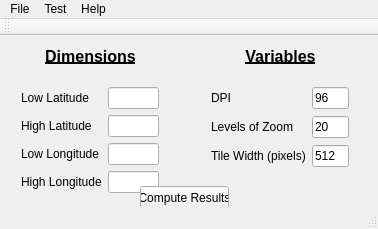
<?xml version="1.0" encoding="UTF-8"?>
<ui version="4.0">
 <class>MainWindow</class>
 <widget class="QMainWindow" name="MainWindow">
  <property name="geometry">
   <rect>
    <x>0</x>
    <y>0</y>
    <width>378</width>
    <height>229</height>
   </rect>
  </property>
  <property name="windowTitle">
   <string>Tile Cache</string>
  </property>
  <property name="windowIcon">
   <iconset>
    <normaloff>../MBR/Map.ico</normaloff>../MBR/Map.ico</iconset>
  </property>
  <widget class="QWidget" name="centralWidget">
   <widget class="QWidget" name="formLayoutWidget">
    <property name="geometry">
     <rect>
      <x>10</x>
      <y>40</y>
      <width>160</width>
      <height>137</height>
     </rect>
    </property>
    <layout class="QFormLayout" name="formLayout">
     <item row="2" column="0">
      <widget class="QLabel" name="highLatLabel">
       <property name="text">
        <string>High Latitude</string>
       </property>
      </widget>
     </item>
     <item row="2" column="1">
      <widget class="QLineEdit" name="highLatBox"/>
     </item>
     <item row="1" column="0">
      <widget class="QLabel" name="lowLatLabel">
       <property name="text">
        <string>Low Latitude</string>
       </property>
      </widget>
     </item>
     <item row="1" column="1">
      <widget class="QLineEdit" name="lowLatBox"/>
     </item>
     <item row="3" column="1">
      <widget class="QLineEdit" name="lowLongBox"/>
     </item>
     <item row="3" column="0">
      <widget class="QLabel" name="lowLongLabel">
       <property name="text">
        <string>Low Longitude</string>
       </property>
      </widget>
     </item>
     <item row="4" column="1">
      <widget class="QLineEdit" name="highLongBox"/>
     </item>
     <item row="4" column="0">
      <widget class="QLabel" name="highLongLabel">
       <property name="text">
        <string>High Longitude</string>
       </property>
      </widget>
     </item>
    </layout>
   </widget>
   <widget class="QWidget" name="formLayoutWidget_2">
    <property name="geometry">
     <rect>
      <x>200</x>
      <y>40</y>
      <width>160</width>
      <height>131</height>
     </rect>
    </property>
    <layout class="QFormLayout" name="formLayout_2">
     <property name="fieldGrowthPolicy">
      <enum>QFormLayout::AllNonFixedFieldsGrow</enum>
     </property>
     <property name="verticalSpacing">
      <number>7</number>
     </property>
     <item row="0" column="0">
      <widget class="QLabel" name="dpiLabel">
       <property name="text">
        <string>DPI</string>
       </property>
      </widget>
     </item>
     <item row="0" column="1">
      <widget class="QLineEdit" name="dpiBox">
       <property name="text">
        <string>96</string>
       </property>
      </widget>
     </item>
     <item row="1" column="0">
      <widget class="QLabel" name="zoomLabel">
       <property name="text">
        <string>Levels of Zoom</string>
       </property>
      </widget>
     </item>
     <item row="1" column="1">
      <widget class="QLineEdit" name="zoomBox">
       <property name="text">
        <string>20</string>
       </property>
      </widget>
     </item>
     <item row="2" column="0">
      <widget class="QLabel" name="pixLabel">
       <property name="text">
        <string>Tile Width (pixels)</string>
       </property>
      </widget>
     </item>
     <item row="2" column="1">
      <widget class="QLineEdit" name="pixBox">
       <property name="text">
        <string>512</string>
       </property>
      </widget>
     </item>
    </layout>
   </widget>
   <widget class="QLabel" name="label">
    <property name="geometry">
     <rect>
      <x>10</x>
      <y>10</y>
      <width>161</width>
      <height>20</height>
     </rect>
    </property>
    <property name="font">
     <font>
      <pointsize>12</pointsize>
      <weight>75</weight>
      <bold>true</bold>
      <underline>true</underline>
     </font>
    </property>
    <property name="text">
     <string>Dimensions</string>
    </property>
    <property name="alignment">
     <set>Qt::AlignCenter</set>
    </property>
   </widget>
   <widget class="QLabel" name="label_2">
    <property name="geometry">
     <rect>
      <x>200</x>
      <y>10</y>
      <width>161</width>
      <height>20</height>
     </rect>
    </property>
    <property name="font">
     <font>
      <pointsize>12</pointsize>
      <weight>75</weight>
      <bold>true</bold>
      <underline>true</underline>
     </font>
    </property>
    <property name="text">
     <string>Variables</string>
    </property>
    <property name="alignment">
     <set>Qt::AlignCenter</set>
    </property>
   </widget>
   <widget class="QPushButton" name="resultsButton">
    <property name="geometry">
     <rect>
      <x>140</x>
      <y>150</y>
      <width>89</width>
      <height>23</height>
     </rect>
    </property>
    <property name="text">
     <string>Compute Results</string>
    </property>
   </widget>
  </widget>
  <widget class="QMenuBar" name="menuBar">
   <property name="geometry">
    <rect>
     <x>0</x>
     <y>0</y>
     <width>378</width>
     <height>20</height>
    </rect>
   </property>
   <widget class="QMenu" name="menuTile_Cache">
    <property name="title">
     <string>File</string>
    </property>
    <addaction name="resetButton"/>
    <addaction name="actionExit"/>
   </widget>
   <widget class="QMenu" name="menuTest">
    <property name="title">
     <string>Test</string>
    </property>
    <addaction name="testBrazil"/>
    <addaction name="testWorld"/>
    <addaction name="testUSA"/>
    <addaction name="testAK"/>
   </widget>
   <widget class="QMenu" name="menuHelp">
    <property name="title">
     <string>Help</string>
    </property>
   </widget>
   <addaction name="menuTile_Cache"/>
   <addaction name="menuTest"/>
   <addaction name="menuHelp"/>
  </widget>
  <widget class="QToolBar" name="mainToolBar">
   <property name="enabled">
    <bool>false</bool>
   </property>
   <attribute name="toolBarArea">
    <enum>TopToolBarArea</enum>
   </attribute>
   <attribute name="toolBarBreak">
    <bool>false</bool>
   </attribute>
  </widget>
  <widget class="QStatusBar" name="statusBar"/>
  <action name="resetButton">
   <property name="text">
    <string>Reset</string>
   </property>
  </action>
  <action name="actionExit">
   <property name="text">
    <string>Exit</string>
   </property>
  </action>
  <action name="test10">
   <property name="text">
    <string>10 Level 45 lat 80 long</string>
   </property>
  </action>
  <action name="testBrazil">
   <property name="text">
    <string>Test Brazil</string>
   </property>
  </action>
  <action name="testWorld">
   <property name="text">
    <string>Test World</string>
   </property>
  </action>
  <action name="testUSA">
   <property name="text">
    <string>Test USA</string>
   </property>
  </action>
  <action name="testAK">
   <property name="text">
    <string>Test AK</string>
   </property>
  </action>
  <action name="actionJust_Kidding">
   <property name="text">
    <string>Just Kidding</string>
   </property>
  </action>
 </widget>
 <layoutdefault spacing="6" margin="11"/>
 <resources/>
 <connections>
  <connection>
   <sender>actionExit</sender>
   <signal>triggered()</signal>
   <receiver>MainWindow</receiver>
   <slot>close()</slot>
   <hints>
    <hint type="sourcelabel">
     <x>-1</x>
     <y>-1</y>
    </hint>
    <hint type="destinationlabel">
     <x>232</x>
     <y>232</y>
    </hint>
   </hints>
  </connection>
 </connections>
</ui>
